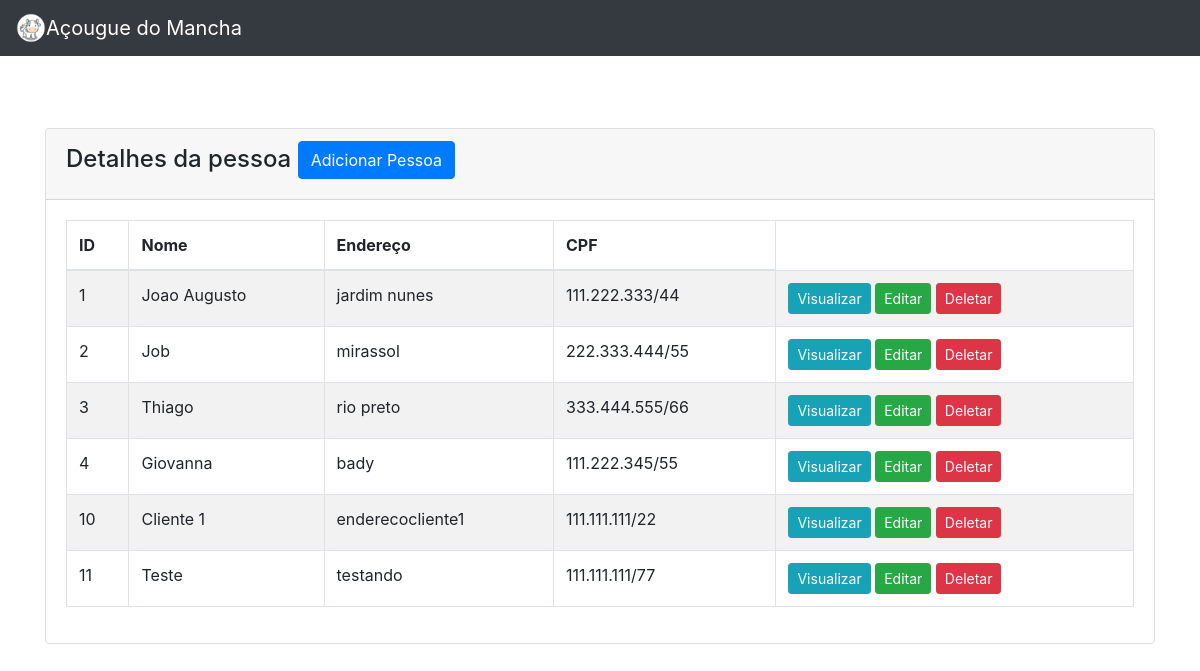
Screenshot of /person.php with the database file from the repository.
### tables this page shows
CREATE TABLE `tbpessoas` (
  `id` int(11) NOT NULL,
  `nome` varchar(100) NOT NULL,
  `email` varchar(100) NOT NULL,
  `endereco` varchar(300) NOT NULL,
  `cpf` varchar(14) NOT NULL
);

### person.php (the view, shortened to what this page needs)
<?php
    require 'connection.php';
    require_once("topo.php");
?>
<!doctype html>
<html lang="pt-BR">
  <head>
    <link rel="stylesheet" href="https://cdn.jsdelivr.net/npm/bootstrap@4.1.3/dist/css/bootstrap.min.css">
</head>
<body>
    <div class="container mt-4">
        <div class="row">
            <div class="col-md-12">
                <div class="card">
                    <div class="card-header">
                        <h4>Detalhes da pessoa
                            <a href="person_create.php" class="btn btn-primary float-end">Adicionar Pessoa</a>
                        </h4>
                    </div>
                    <div class="card-body">
                        <table class="table table-bordered table-striped">
                            <thead>
                                <tr>
                                    <th>ID</th>
                                    <th>Nome</th>
                                    <th>Endereço</th>
                                    <th>CPF</th>
                                </tr>
                            </thead>
                            <tbody>
                                <?php
                                    $query = "SELECT * FROM tbpessoas";
                                    $query_run = mysqli_query($con, $query);
                                    if(mysqli_num_rows($query_run) > 0)
                                    {
                                        foreach($query_run as $tbpessoas)
                                        {
                                            ?>
                                            <tr>
                                                <td><?= $tbpessoas['id']; ?></td>
                                                <td><?= $tbpessoas['nome']; ?></td>
                                                <td><?= $tbpessoas['endereco']; ?></td>
                                                <td><?= $tbpessoas['cpf']; ?></td>
                                                <td>
                                                    <a href="person_view.php?id=<?= $tbpessoas['id']; ?>" class="btn btn-info btn-sm">Visualizar</a>
                                                    <a href="person_edit.php?id=<?= $tbpessoas['id']; ?>" class="btn btn-success btn-sm">Editar</a>
                                                    <form action="code.php" method="POST" class="d-inline">
                                                        <button type="submit" name="delete_person" value="<?=$tbpessoas['id'];?>" class="btn btn-danger btn-sm">Deletar</button>
                                                    </form>
                                                </td>
                                            </tr>
                                            <?php
                                        }
                                    }
                                    else
                                    {
                                        echo "<h5> Nenhuma pessoa cadastrada </h5>";
                                    }
                                ?>
                            </tbody>
                        </table>
                    </div>
                </div>
            </div>
        </div>
    </div>
</body>
</html>

### rows the page displays
tbpessoas: id "1", nome "Joao Augusto", endereco "jardim nunes", cpf "111.222.333/44"
tbpessoas: id "2", nome "Job", endereco "mirassol", cpf "222.333.444/55"
tbpessoas: id "3", nome "Thiago", endereco "rio preto", cpf "333.444.555/66"
tbpessoas: id "4", nome "Giovanna", endereco "bady", cpf "111.222.345/55"
tbpessoas: id "10", nome "Cliente 1", endereco "enderecocliente1", cpf "111.111.111/22"
tbpessoas: id "11", nome "Teste", endereco "testando", cpf "111.111.111/77"
